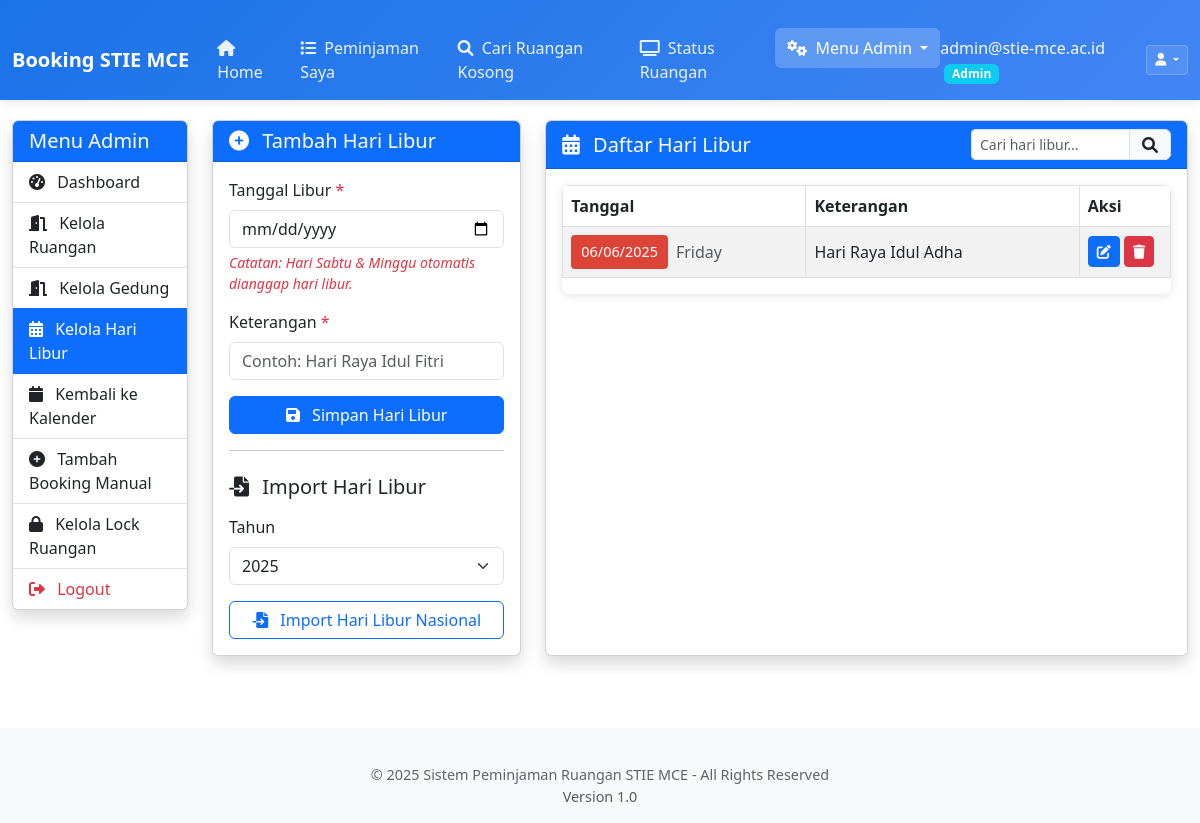
The app's page /admin/holidays.php (signed in) with its own data.
### tables this page shows
CREATE TABLE `tbl_harilibur` (
  `tanggal` date NOT NULL,
  `keterangan` varchar(100) NOT NULL
);

### admin/holidays.php (the view, shortened to what this page needs)
<?php
require_once '../config.php';
$stmt = $conn->prepare("SELECT * FROM tbl_harilibur ORDER BY tanggal DESC");
$stmt->execute();
$holidays = $stmt->fetchAll();
$currentYear = date('Y');
?>
<!DOCTYPE html>
<html lang="id">
<head>
    <link rel="stylesheet" href="../style.css">
    <link rel="stylesheet" href="https://cdnjs.cloudflare.com/ajax/libs/font-awesome/6.0.0/css/all.min.css">
    <link rel="stylesheet" href="https://cdn.jsdelivr.net/npm/bootstrap@5.3.0/dist/css/bootstrap.min.css">
</head>
<body>
    <header>
        <?php include '../header.php'; ?>
    </header>
    <div class="container-fluid mt-4">
        <div class="row">
            <div class="col-md-3 col-lg-2">
                <div class="card shadow mb-4">
                    <div class="card-header bg-primary text-white">
                        <h5 class="mb-0">Menu Admin</h5>
                    </div>
                    <div class="list-group list-group-flush">
                        <a href="admin-dashboard.php" class="list-group-item list-group-item-action">
                            <i class="fas fa-tachometer-alt me-2"></i> Dashboard
                        </a>
                        <a href="rooms.php" class="list-group-item list-group-item-action">
                            <i class="fas fa-door-open me-2"></i> Kelola Ruangan
                        </a>
                        <a href="buildings.php" class="list-group-item list-group-item-action">
                            <i class="fas fa-door-open me-2"></i> Kelola Gedung
                        </a>
                        <a href="holidays.php" class="list-group-item list-group-item-action active">
                            <i class="fas fa-calendar-alt me-2"></i> Kelola Hari Libur
                        </a>
                        <a href="../index.php" class="list-group-item list-group-item-action">
                            <i class="fas fa-calendar me-2"></i> Kembali ke Kalender
                        </a>
                        <a href="admin_add_booking.php" class="list-group-item list-group-item-action <?= basename($_SERVER['PHP_SELF']) == 'admin_add_booking.php' ? 'active' : '' ?>">
                            <i class="fas fa-plus-circle me-2"></i> Tambah Booking Manual
                        </a>
                        <a href="rooms_locks.php" class="list-group-item list-group-item-action <?= basename($_SERVER['PHP_SELF']) == 'rooms_locks.php' ? 'active' : '' ?>">
                            <i class="fas fa-lock me-2"></i> Kelola Lock Ruangan
                        </a>
                        <a href="../logout.php" class="list-group-item list-group-item-action text-danger">
                            <i class="fas fa-sign-out-alt me-2"></i> Logout
                        </a>
                    </div>
                </div>
            </div>
            <div class="col-md-9 col-lg-10">
                <div class="row">
                    <div class="col-md-4 mb-4">
                        <div class="card shadow h-100">
                            <div class="card-header bg-primary text-white">
                                <h5 class="mb-0 card-title"><i class="fas fa-plus-circle me-2"></i> Tambah Hari Libur</h5>
                            </div>
                            <div class="card-body">
                                <form method="post" id="addHolidayForm">
                                    <div class="mb-3">
                                        <label for="tanggal" class="form-label">Tanggal Libur <span class="text-danger">*</span></label>
                                        <input type="date" class="form-control" id="tanggal" name="tanggal" required>
                                        <div class="form-text text-muted">
                                            <span class="weekend-note">Catatan: Hari Sabtu & Minggu otomatis dianggap hari libur.</span>
                                        </div>
                                    </div>
                                    <div class="mb-3">
                                        <label for="keterangan" class="form-label">Keterangan <span class="text-danger">*</span></label>
                                        <input type="text" class="form-control" id="keterangan" name="keterangan"
                                               placeholder="Contoh: Hari Raya Idul Fitri" required>
                                    </div>
                                    <div class="d-grid">
                                        <button type="submit" name="save_holiday" id="btnSaveHoliday" class="btn btn-primary">
                                            <i class="fas fa-save me-2"></i> Simpan Hari Libur
                                        </button>
                                    </div>
                                </form>
                                <hr>
                                <h5 class="mt-4 mb-3"><i class="fas fa-file-import me-2"></i> Import Hari Libur</h5>
                                <form method="post">
                                    <div class="mb-3">
                                        <label for="import_year" class="form-label">Tahun</label>
                                        <select class="form-select" id="import_year" name="import_year">
                                            <?php for ($year = $currentYear - 1; $year <= $currentYear + 2; $year++): ?>
                                                <option value="<?= $year ?>" <?= $year == $currentYear ? 'selected' : '' ?>><?= $year ?></option>
                                            <?php endfor; ?>
                                        </select>
                                    </div>
                                    <div class="d-grid">
                                        <button type="submit" name="import_holidays" class="btn btn-outline-primary">
                                            <i class="fas fa-file-import me-2"></i> Import Hari Libur Nasional
                                        </button>
                                    </div>
                                </form>
                            </div>
                        </div>
                    </div>
                    <div class="col-md-8 mb-4">
                        <div class="card shadow h-100">
                            <div class="card-header bg-primary text-white d-flex justify-content-between align-items-center">
                                <h5 class="mb-0 card-title"><i class="fas fa-calendar-alt me-2"></i> Daftar Hari Libur</h5>
                                <div class="input-group" style="width: 200px;">
                                    <input type="text" class="form-control form-control-sm" id="searchHoliday" placeholder="Cari hari libur...">
                                    <span class="input-group-text"><i class="fas fa-search"></i></span>
                                </div>
                            </div>
                            <div class="card-body">
                                <div class="table-responsive">
                                    <table class="table table-hover table-striped table-bordered table-holidays" id="holidaysTable">
                                        <thead class="bg-light">
                                            <tr>
                                                <th width="40%">Tanggal</th>
                                                <th width="45%">Keterangan</th>
                                                <th width="15%">Aksi</th>
                                            </tr>
                                        </thead>
                                        <tbody>
                                            <?php if (count($holidays) > 0): ?>
                                                <?php
                                                $currentMonth = date('m');
                                                $currentYear = date('Y');
                                                foreach ($holidays as $holiday):
                                                    $holidayMonth = date('m', strtotime($holiday['tanggal']));
                                                    $holidayYear = date('Y', strtotime($holiday['tanggal']));
                                                    if ($holidayYear == $currentYear && $holidayMonth == $currentMonth) {
                                                        $monthClass = 'current-month';
                                                    } elseif ($holiday['tanggal'] < date('Y-m-d')) {
                                                        $monthClass = 'past-month';
                                                    } else {
                                                        $monthClass = 'future-month';
                                                    }
                                                ?>
                                                    <tr>
                                                        <td>
                                                            <div class="d-flex align-items-center">
                                                                <span class="holiday-badge <?= $monthClass ?> me-2">
                                                                    <?= date('d/m/Y', strtotime($holiday['tanggal'])) ?>
                                                                </span>
                                                                <span class="text-muted">
                                                                    <?= date('l', strtotime($holiday['tanggal'])) ?>
                                                                </span>
                                                            </div>
                                                        </td>
                                                        <td><?= htmlspecialchars($holiday['keterangan']) ?></td>
                                                        <td>
                                                            <button type="button" class="btn btn-sm btn-primary edit-holiday"
                                                                    data-date="<?= $holiday['tanggal'] ?>"
                                                                    data-description="<?= htmlspecialchars($holiday['keterangan']) ?>">
                                                                <i class="fas fa-edit"></i>
                                                            </button>
                                                            <button type="button" class="btn btn-sm btn-danger"
                                                                    data-bs-toggle="modal"
                                                                    data-bs-target="#deleteHolidayModal"
                                                                    data-date="<?= $holiday['tanggal'] ?>"
                                                                    data-description="<?= htmlspecialchars($holiday['keterangan']) ?>">
                                                                <i class="fas fa-trash"></i>
                                                            </button>
                                                        </td>
                                                    </tr>
                                                <?php endforeach; ?>
                                            <?php else: ?>
                                                <tr>
                                                    <td colspan="3" class="text-center py-3">Tidak ada data hari libur yang ditemukan.</td>
                                                </tr>
                                            <?php endif; ?>
                                        </tbody>
                                    </table>
                                </div>
                            </div>
                        </div>
                    </div>
                </div>
            </div>
        </div>
    </div>
    <footer class="mt-5 py-3 bg-light">
        <?php include '../footer.php'; ?>
    </footer>
</body>
</html>

### style.css (style rules this page uses)
:root { --primary-color: #1a73e8; --secondary-color: #4285f4; --success-color: #0f9d58; --warning-color: #f4b400; --danger-color: #db4437; --light-color: #f8f9fa; --dark-color: #202124; --gray-color: #5f6368; }
html, body { overflow-x: hidden; width: 100%; max-width: 100vw; scroll-behavior: smooth; }
body { font-family: 'Roboto', 'Segoe UI', Arial, sans-serif; background-color: #f5f5f5; color: #333; padding-top: 76px; }
.main-content, .dashboard-container, .container, .container-fluid { margin-top: 0; padding-top: 20px; max-width: 100%; overflow-x: hidden; }
.card { border: none; border-radius: 10px; overflow: hidden; transition: all 0.3s ease; }
.card-header { font-weight: 600; border-bottom: none; }
.table-responsive { width: 100%; overflow-x: auto; overflow-y: visible; -webkit-overflow-scrolling: touch; border-radius: 8px; box-shadow: 0 2px 10px rgba(0,0,0,0.1); margin-bottom: 20px; }
.btn { border-radius: 6px; padding: 8px 16px; font-weight: 500; transition: all 0.3s ease; }
.btn-primary { background-color: var(--primary-color); border-color: var(--primary-color); }
.btn-outline-primary { color: var(--primary-color); border-color: var(--primary-color); }
.btn-danger { background-color: var(--danger-color); border-color: var(--danger-color); }
.form-control, .form-select { border-radius: 6px; border: 1px solid #ddd; padding: 10px 12px; transition: border-color 0.15s ease-in-out, box-shadow 0.15s ease-in-out; }
footer { background-color: var(--light-color); color: var(--gray-color); text-align: center; font-size: 0.9rem; margin-top: 3rem; padding: 2rem 0; }

### admin/holidays.php (style rules this page uses)
.holiday-badge { font-size: 0.9rem; padding: 6px 10px; border-radius: 4px; }
.current-month { background-color: var(--danger-color); color: white; }
.table-holidays td { vertical-align: middle; }
.weekend-note { color: #dc3545; font-style: italic; }

### records on screen
tbl_harilibur: tanggal "06/06/2025", tanggal "Friday", keterangan "Hari Raya Idul Adha"

### other values on screen
$_SESSION['email'] "admin@stie-mce.ac.id"
$_SESSION['role'] "Admin"
$config['site_name'] "Sistem Peminjaman Ruangan STIE MCE"
form field import_year "2025"
